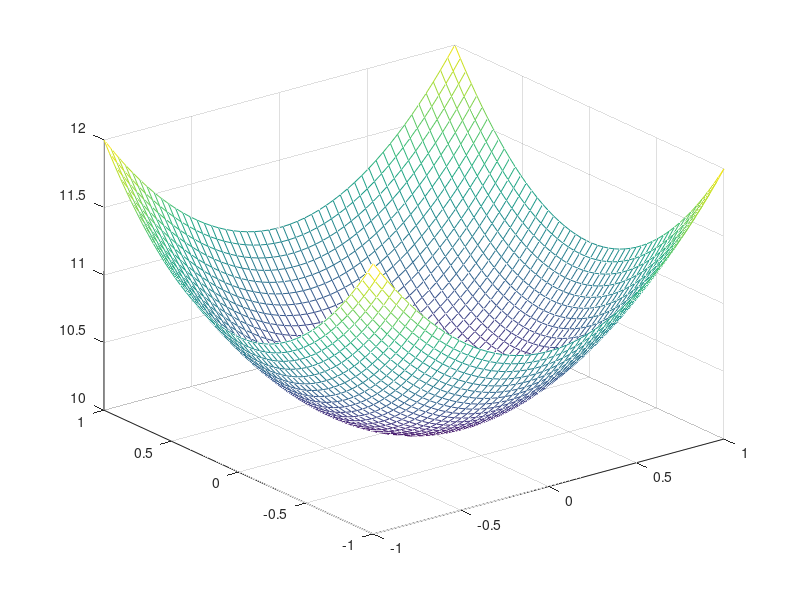

Write the MATLAB code that produced this figure.
clear
clc
close all;
x1=linspace(-1,1,50);
x2=linspace(-1,1,50);
[xx1,xx2]=meshgrid(x1,x2);
y=xx1.^2+xx2.^2+10;
mesh(x1,x2,y)
Input(:,:)=[x1,x2];
%% PSO
